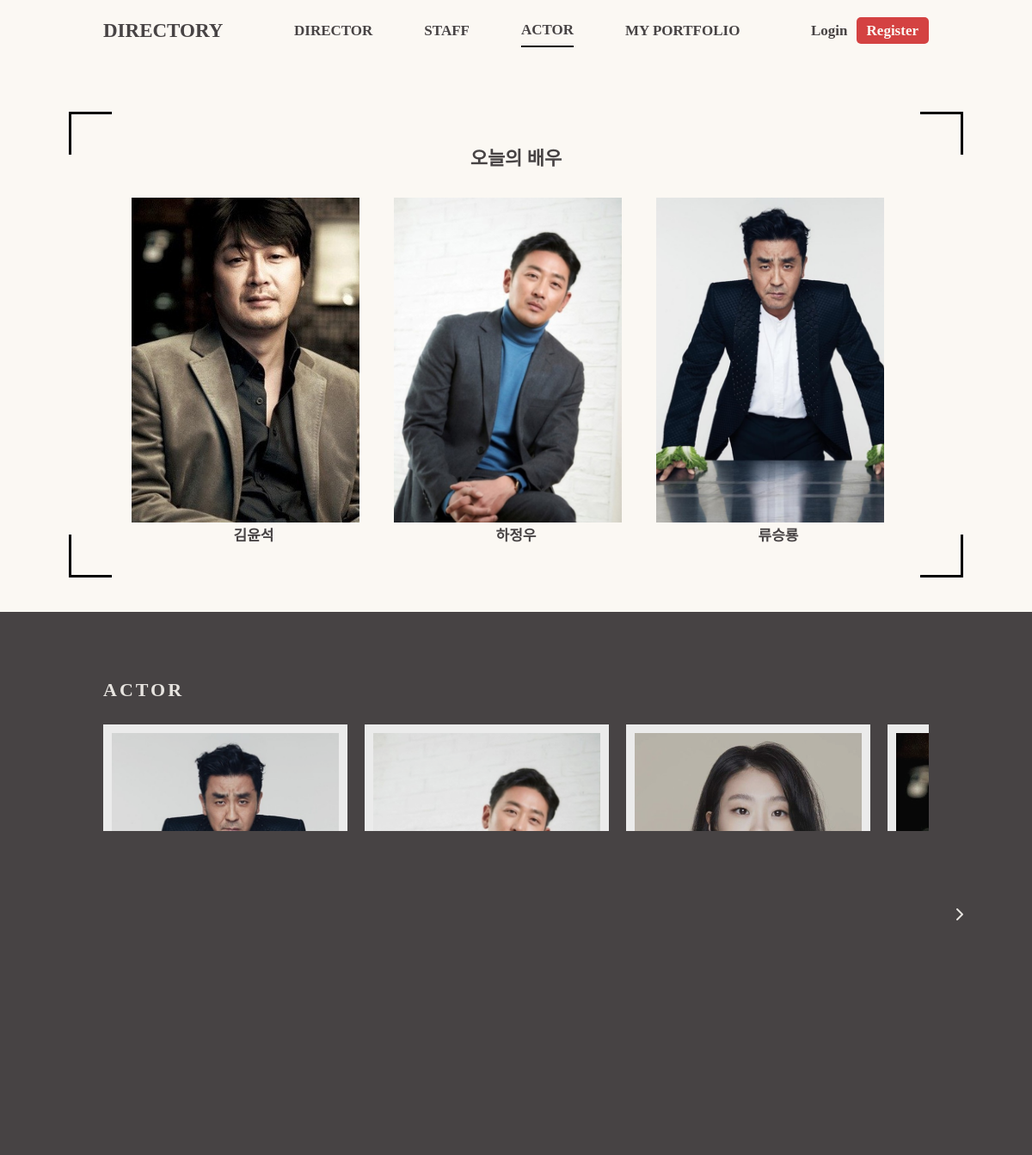
The page /actors/ on the database its author committed.
### accounts/models.py (models this page shows, shortened)
class Actor(models.Model):
    profile = models.OneToOneField(
        Profile, on_delete=models.CASCADE, primary_key=True)
    company = models.CharField(max_length=30)
    height = models.PositiveIntegerField(null=True, blank=True)
    weight = models.PositiveIntegerField(null=True, blank=True)
    favorite_image = models.ImageField(null=True, blank=True)
    specialty = models.CharField(max_length=30)

class Profile(AbstractBaseUser):
    email = models.EmailField(
        verbose_name="email", max_length=60, unique=True, null=False, blank=False)
    username = models.CharField(max_length=30, unique=True, null=False, blank=False)
    name = models.CharField(max_length=20, default="", blank=False)
    age = models.PositiveIntegerField(null=True, blank=True)
    name_eng = models.CharField(max_length=20, default="", blank=True)
    date_of_birth = models.DateField(null=True, blank=True)
    avatar = models.ImageField(null=True,  # profile 이미지
                               blank=True,
                               upload_to='image/avatar')
    intro = models.TextField(default="")  # 소개글
    education = models.CharField(max_length=20, null=True, blank=True)
    u_type = models.PositiveSmallIntegerField(null=True)
    date_joined = models.DateTimeField(
        verbose_name='date joined', auto_now_add=True)
    last_login = models.DateTimeField(verbose_name='last login', auto_now=True)
    is_admin = models.BooleanField(default=False)
    is_active = models.BooleanField(default=True)
    is_staff = models.BooleanField(default=False)
    is_superuser = models.BooleanField(default=False)
    USERNAME_FIELD = 'email'
    REQUIRED_FIELDS = ['username']
    objects = ProfileManager()

### main/views.py (the view)
# urls.py: path('actors/', views.actors, name='actors'),
def actors(request):
    actors = Actor.objects.all()
    random_actors = Actor.objects.all().order_by('?')[:3]
    return render(request, "actors.html", {"actors": actors, "random_actors" : random_actors})

### main/templates/actors.html (shortened to what this page needs)
{% extends 'base_border.html' %}
{% load static %}
{% block css %}
<link rel="stylesheet" href="{% static 'css/actors.css' %}">
<link rel="stylesheet" href="{% static 'css/home.css' %}">
<link rel="stylesheet" href="{% static 'css/image.css' %}">
{% endblock %}
{% block upper-container %}
<h1 class="actors-title font-lg">오늘의 배우</h1>
<ul class="actors">
    {% for actor in random_actors %}
    <li class="actor">
        <a href="{% url 'user_page' actor.profile.id %}">
            <div class="actor-image" style="background-image: url({{actor.favorite_image.url}});"></div>
        </a>
        <div class="actor-name font-md font-b">{{actor.profile.name}}</div>
    </li>
    {% endfor %}
</ul>
{% endblock %}
{% block lower-container %}
<ul class="lower-container__content">
    <li class="job-item">
        <h2 class="lower-container__title font-lg">ACTOR</h2>
        <div class="slider-wrapper">
            <div class="move-btn next-btn"><i class="fas fa-chevron-right"></i></div>
            <div class="slider-show-area">
                <ul class="slider">
                    {% for actor in actors %}
                    <li class="slide">
                        <a href="{% url 'user_page' actor.profile.id %}">
                            <div class="image-thumbnail" style="background-image: url({{actor.favorite_image.url}});">
                            </div>
                        </a>
                        <div class="image-name font-md font-b">{{actor.profile.name}}</div>
                    </li>
                    {% endfor %}
                </ul>
            </div>
        </div>
    </li>
</ul>
{% endblock %}

### main/static/css/base.css (style rules this page uses)
* { box-sizing: border-box; text-decoration: none; }
a { color: inherit; }
html { height: 100%; }
body { width: 100%; min-width: 960px; height: fit-content; min-height: 100vh; padding: 90px 0px 0px 0px; background-color: #fbf8f3; color: #474344; display: flex; flex-direction: column; font-family: "NanumSquare"; }
.welcome-box h1 { line-height: 30px; margin-bottom: 10px; }
.lower-container .lower-container__title { letter-spacing: 3px; margin-bottom: 29px; font-weight: 700; }
.lower-container .lower-container__content { margin-top: 20px; }
.font-lg { font-family: "NanumSquare"; font-size: 22px; }
.font-md { font-family: "NanumSquare"; font-size: 17px; }
.font-b { font-weight: 600; }
.slider-wrapper { position: relative; top: 0; left: 0; width: 100%; margin: 0px auto; }
.move-btn { width: 50px; height: 50px; border-radius: 50%; border: none; outline: none; transition: all 0.2s; display: flex; justify-content: center; align-items: center; position: absolute; }
.next-btn { right: -60px; }
.slider-show-area { position: relative; width: 100%; overflow: hidden; }
.slider { position: absolute; top: 0; left: 0; transition: left 0.4s ease-out; display: flex; flex-wrap: nowrap; }
.slide { height: fit-content; margin-right: 20px; }

### main/static/css/actors.css (style rules this page uses)
.actors { width: 100%; display: flex; justify-content: center; margin-top: 20px; }
.actor { width: fit-content; display: flex; flex-direction: column; align-items: center; }
.actor:not(:last-child) { margin-right: 20px; }
.actors-title { font-weight: 800; }
.actor-image { width: 265px; height: 378px; background: center / cover no-repeat; }
.actor-name { margin-top: 7px; }
.slide { background-color: white; padding: 10px; padding-bottom: 20px; }
.image-name { color: #474344; }

### main/static/css/home.css (style rules this page uses)
.slide > a { margin-right: 20px; }
.actor-image { margin-right: 20px; }
.image-name { text-align: center; letter-spacing: 5px; }

### main/static/css/image.css (style rules this page uses)
.image-thumbnail { width: 264px; height: 378px; background: center / cover no-repeat; transition: opacity 0.3s; }

### rows shown on the page
Actor: favorite_image (picture), profile.name "김윤석"
Actor: favorite_image (picture), profile.name "하정우"
Actor: favorite_image (picture), profile.name "류승룡"
Actor: favorite_image (picture)
